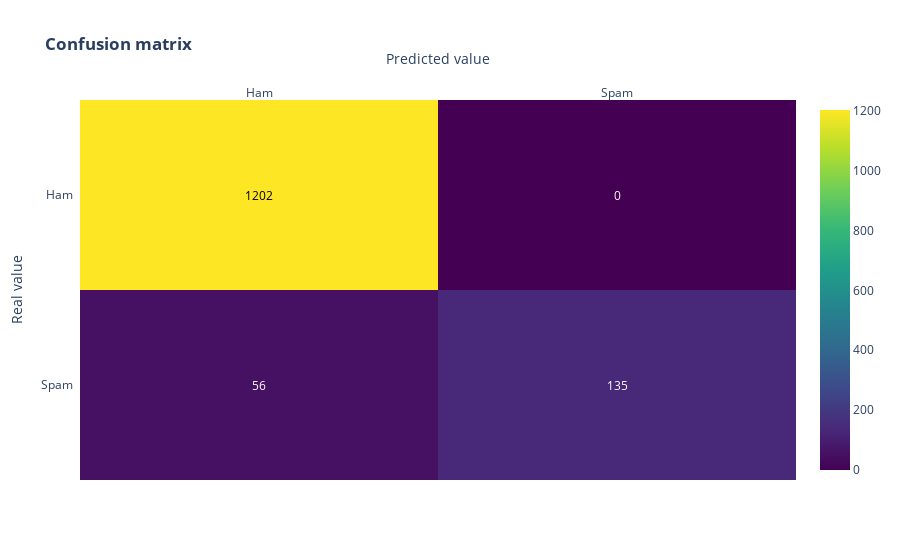

Notebook code for this chart:
### Code cell
# Fit the pipeline with the data
pipe.fit(x_train, y_train)

y_pred_class = pipe.predict(x_test)

print(metrics.accuracy_score(y_test, y_pred_class))

conf_matrix(metrics.confusion_matrix(y_test, y_pred_class))

### Figure 1 — Plotly figure (JSON) as saved in the notebook; plotly's stock layout.template omitted (floating-point values rounded to 4 significant figures)
{"data": [{"colorscale": [[0, "#440154"], [0.1111, "#482878"], [0.2222, "#3e4989"], [0.3333, "#31688e"], [0.4444, "#26828e"], [0.5556, "#1f9e89"], [0.6667, "#35b779"], [0.7778, "#6ece58"], [0.8889, "#b5de2b"], [1, "#fde725"]], "reversescale": false, "showscale": true, "type": "heatmap", "x": ["Ham", "Spam"], "y": ["Spam", "Ham"], "z": [[56, 135], [1202, 0]]}], "layout": {"annotations": [{"font": {"color": "#FFFFFF"}, "showarrow": false, "text": "56", "x": "Ham", "xref": "x", "y": "Spam", "yref": "y"}, {"font": {"color": "#FFFFFF"}, "showarrow": false, "text": "135", "x": "Spam", "xref": "x", "y": "Spam", "yref": "y"}, {"font": {"color": "#000000"}, "showarrow": false, "text": "1202", "x": "Ham", "xref": "x", "y": "Ham", "yref": "y"}, {"font": {"color": "#FFFFFF"}, "showarrow": false, "text": "0", "x": "Spam", "xref": "x", "y": "Ham", "yref": "y"}], "title": {"text": "<b>Confusion matrix</b>"}, "xaxis": {"dtick": 1, "gridcolor": "rgb(0, 0, 0)", "side": "top", "ticks": "", "title": {"text": "Predicted value"}}, "yaxis": {"dtick": 1, "ticks": "", "ticksuffix": "  ", "title": {"text": "Real value"}}}}
